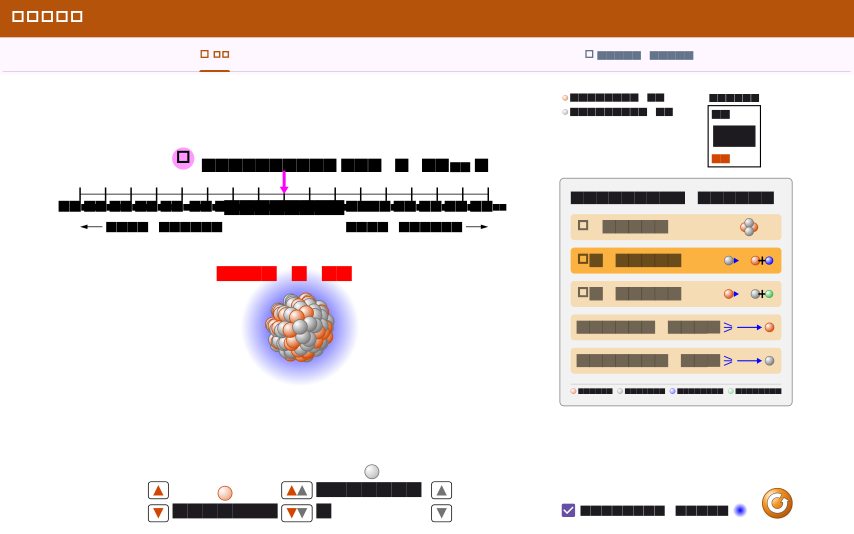
#> input picture requirements/req-build-a-nucleus/visual-qa/decay-first/flutter_decay_fe69.png, 2560 x 1600 px (shown at 1/3 size)
$ python _p4_2_sample.py
#> lines starting #> are read from the running program, lines starting #| are printed output that depends on the picture
"""P4-2 post-fix samples. Median 5x5. High var = AA / gradient edge."""
from __future__ import annotations

import json
from pathlib import Path

from PIL import Image

ROOT = Path(__file__).resolve().parent
DIR = ROOT / "decay-first"


def hx(rgb: tuple[int, int, int]) -> str:
    return "#{:02X}{:02X}{:02X}".format(*rgb)


def sample(im: Image.Image, x: int, y: int, r: int = 2) -> dict:
    x = max(r, min(im.width - r - 1, x))
    y = max(r, min(im.height - r - 1, y))
    pix = im.convert("RGB")
    cells = [pix.getpixel((x + dx, y + dy)) for dy in range(-r, r + 1) for dx in range(-r, r + 1)]
    med = tuple(sorted(c[i] for c in cells)[len(cells) // 2] for i in range(3))
    var = sum((c[i] - med[i]) ** 2 for c in cells for i in range(3)) / len(cells)
    return {"xy": [x, y], "rgb": list(med), "hex": hx(med), "var": round(var, 1), "edge_suspect": var > 400}


def L(x: float, y: float) -> tuple[int, int]:
    return int(x * 2), int(y * 2)


def main() -> None:
    fl = Image.open(DIR / "flutter_decay_fe69.png")
#> fl is the input picture: PIL image 2560x1600 RGBA; mean R, G, B, A 232.3, 221.8, 215.3, 255
    empty = Image.open(DIR / "flutter_decay_empty.png")
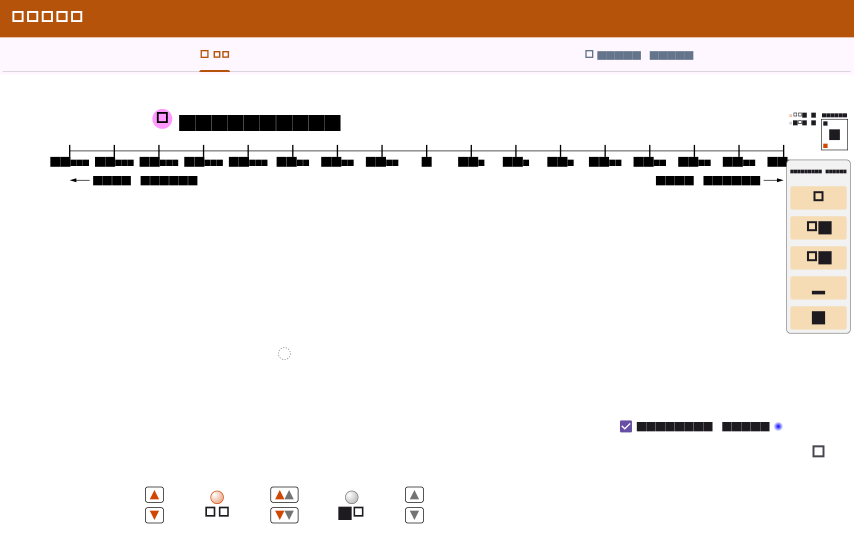
#> input picture requirements/req-build-a-nucleus/visual-qa/decay-first/flutter_decay_empty.png, 2560 x 1600 px (shown at 1/3 size)
#> empty is the input picture: PIL image 2560x1600 RGBA; mean R, G, B, A 241.9, 234.3, 229.3, 255
    orig = Image.open(DIR / "original_decay_screen1.png")
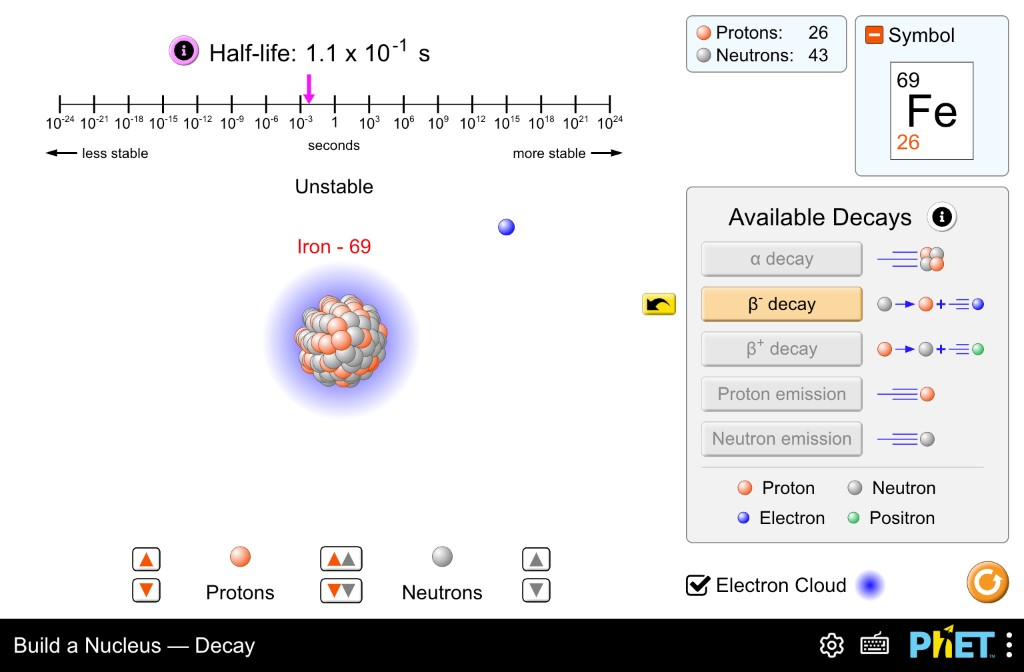
#> input picture requirements/req-build-a-nucleus/visual-qa/decay-first/original_decay_screen1.png, 1024 x 672 px
#> orig is the input picture: PIL image 1024x672 RGB; mean R, G, B 225.7, 224.9, 225.3
    out = {
        "flutter_fe69": {
            "size": [fl.width, fl.height],
            "samples": {
                "play_bg_left": sample(fl, *L(80, 300)),
                "play_bg_center_away": sample(fl, *L(200, 250)),
                "canvas_left_of_nucleus": sample(fl, *L(280, 543)),
                "electron_cloud": sample(fl, *L(500, 543)),
                "nucleus_center": sample(fl, *L(427, 543)),
                "available_decays_panel": sample(fl, *L(1228, 250)),
                "decay_alpha_disabled": sample(fl, *L(1228, 297)),
                "half_life_pointer": sample(fl, *L(640, 208)),
                "appbar": sample(fl, *L(640, 28)),
            },
        },
        "flutter_empty": {
            "size": [empty.width, empty.height],
            "samples": {
                "play_bg": sample(empty, *L(200, 300)),
                "canvas": sample(empty, *L(427, 543)),
            },
        },
        "original_fe69": {
            "size": [orig.width, orig.height],
            "samples": {
                "page_bg": sample(orig, 80, 280),
                "available_decays_panel": sample(orig, 880, 280),
            },
        },
    }
#> in sample, `cells = [pix.getpixel((x + dx, y + dy)) for dy in range(-r, r + 1) for..`: cells = 25 items, first 6: (255, 255, 255), (255, 255, 255), (255, 255, 255), (255, 255, 255), (255, 255, 255), (255, 255, 255)
#> in sample, `med = tuple(sorted(c[i] for c in cells)[len(cells) // 2] for i in rang..`: med = (255, 255, 255)
#> in sample, `var = sum((c[i] - med[i]) ** 2 for c in cells for i in range(3)) / len..`: var = 0
    dest = ROOT / "p4_2_screenshot_samples.json"
    dest.write_text(json.dumps(out, indent=2), encoding="utf-8")
    print(dest)
    for name, block in out.items():
        print("\n==", name)
        for k, v in block["samples"].items():
            flag = " EDGE?" if v["edge_suspect"] else ""
            print(f"  {k:28} {v['hex']} var={v['var']}{flag}")
#> this loop made 3 passes
#> name on passes 1 to 3: 'flutter_fe69', 'flutter_empty', 'original_fe69'
#> (printed output is left out)


if __name__ == "__main__":
    main()
